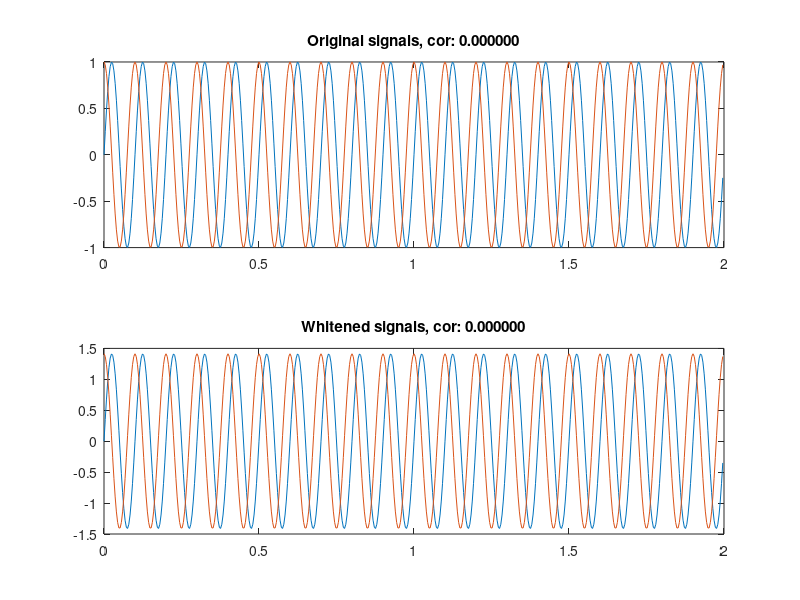

The MATLAB script that drew this image:
% Test out whitening of two sinusoids
close all;

n_samples = 500;
fs = 250;
t = (0:n_samples-1)/fs;

% Generate sinusoids
f = 10;
amplitude = 1;
sigma = amplitude/10;
s1 = amplitude*sin(2*pi*f*t);% + sigma*randn(1,n_samples);

phase = pi/2;
s2 = amplitude*sin(2*pi*f*t+phase);% + sigma*randn(1,n_samples);

% Calculate the correlation
c = xcorr(s1, s2, 0, 'coeff');

sources = [s1; s2];

% Plot the original sources
figure;
subplot(2,1,1);
plot(t,sources(1,:),t,sources(2,:));
title(sprintf('Original signals, cor: %f', c));

% Whiten
R = cov(sources');
L = chol(R);

sources_whitened = L\sources;

c = xcorr(sources_whitened(1,:), sources_whitened(2,:), 0, 'coeff');

% Plot the whitened sources
subplot(2,1,2);
plot(t,sources_whitened(1,:),t,sources_whitened(2,:));
title(sprintf('Whitened signals, cor: %f', c));